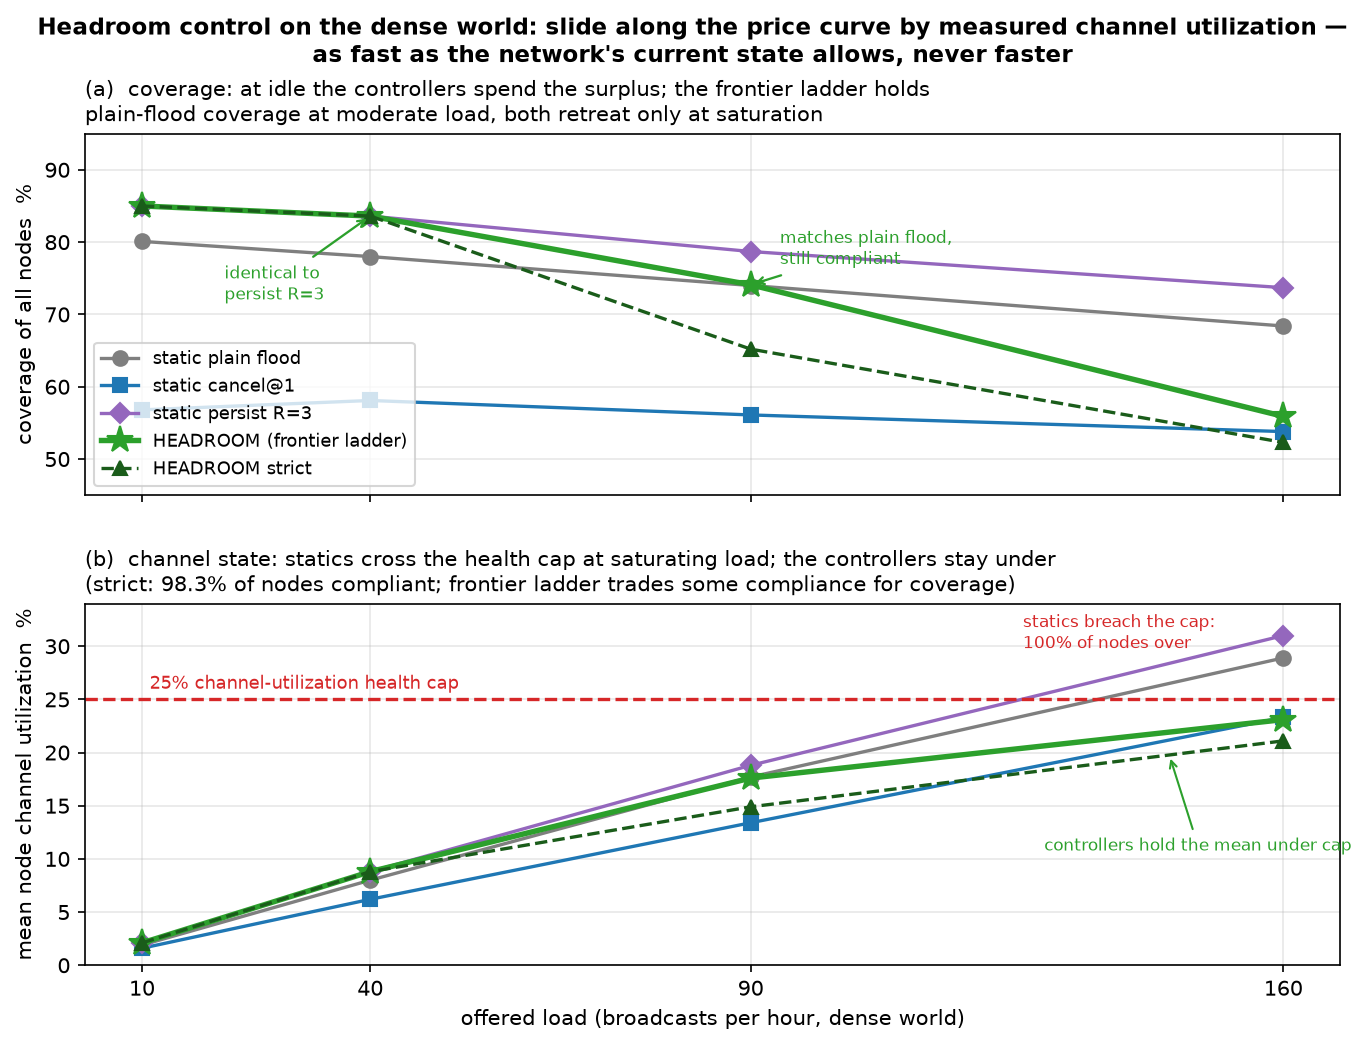

Reproduce this figure in Python.
"""Figure: headroom controller under rising offered load (dense world)."""
import matplotlib
matplotlib.use("Agg")
import matplotlib.pyplot as plt

LOADS = [10, 40, 90, 160]
POLICIES = {
    "static plain flood":  ("#7f7f7f", "o",
                            [(80.1, 1.9), (78.0, 8.0), (74.0, 17.7), (68.4, 28.9)]),
    "static cancel@1":     ("#1f77b4", "s",
                            [(56.8, 1.6), (58.1, 6.2), (56.1, 13.4), (53.8, 23.3)]),
    "static persist R=3":  ("#9467bd", "D",
                            [(85.0, 2.1), (83.6, 8.8), (78.7, 18.8), (73.7, 31.0)]),
    "HEADROOM (frontier ladder)": ("#2ca02c", "*",
                            [(85.0, 2.1), (83.6, 8.8), (74.1, 17.6), (55.9, 23.1)]),
    "HEADROOM strict":     ("#1a5c1a", "^",
                            [(85.0, 2.1), (83.6, 8.8), (65.2, 14.9), (52.3, 21.1)]),
}

fig, (ax1, ax2) = plt.subplots(2, 1, figsize=(10.8, 7.2), sharex=True,
                               gridspec_kw={"hspace": 0.30})

for label, (color, marker, vals) in POLICIES.items():
    lw = 2.6 if label.startswith("HEADROOM (") else 1.6
    ls = "--" if label == "HEADROOM strict" else "-"
    ms = 13 if marker == "*" else 7
    ax1.plot(LOADS, [v[0] for v in vals], marker + ls, color=color, lw=lw,
             ms=ms, label=label)
    ax2.plot(LOADS, [v[1] for v in vals], marker + ls, color=color, lw=lw,
             ms=ms)

ax1.set_ylabel("coverage of all nodes  %")
ax1.set_ylim(45, 95)
ax1.grid(alpha=0.3)
ax1.legend(fontsize=8.8, loc="lower left")
ax1.set_title("(a)  coverage: at idle the controllers spend the surplus; the frontier ladder holds\n"
              "plain-flood coverage at moderate load, both retreat only at saturation",
              fontsize=10, loc="left")
ax1.annotate("identical to\npersist R=3", (40, 83.6), textcoords="offset points",
             xytext=(-70, -40), fontsize=8.4, color="#2ca02c",
             arrowprops=dict(arrowstyle="->", color="#2ca02c", lw=1.1))
ax1.annotate("matches plain flood,\nstill compliant", (90, 74.1),
             textcoords="offset points", xytext=(14, 10), fontsize=8.4,
             color="#2ca02c",
             arrowprops=dict(arrowstyle="->", color="#2ca02c", lw=1.1))

ax2.axhline(25, color="#d62728", lw=1.6, ls="--")
ax2.text(11, 26.0, "25% channel-utilization health cap", fontsize=8.6,
         color="#d62728")
ax2.set_ylabel("mean node channel utilization  %")
ax2.set_xlabel("offered load (broadcasts per hour, dense world)")
ax2.set_ylim(0, 34)
ax2.set_xticks(LOADS)
ax2.grid(alpha=0.3)
ax2.set_title("(b)  channel state: statics cross the health cap at saturating load; the controllers stay under\n"
              "(strict: 98.3% of nodes compliant; frontier ladder trades some compliance for coverage)",
              fontsize=10, loc="left")
ax2.annotate("statics breach the cap:\n100% of nodes over", (160, 31.0),
             textcoords="offset points", xytext=(-125, -6), fontsize=8.4,
             color="#d62728")
ax2.annotate("controllers hold the mean under cap", (145, 19.8),
             textcoords="offset points", xytext=(-60, -46), fontsize=8.4,
             color="#2ca02c",
             arrowprops=dict(arrowstyle="->", color="#2ca02c", lw=1.0))

fig.suptitle("Headroom control on the dense world: slide along the price curve by measured channel utilization \u2014\n"
             "as fast as the network's current state allows, never faster",
             fontsize=11, fontweight="bold", y=0.99)
fig.savefig("fig_headroom.png", dpi=150, bbox_inches="tight")
print("wrote fig_headroom.png")
